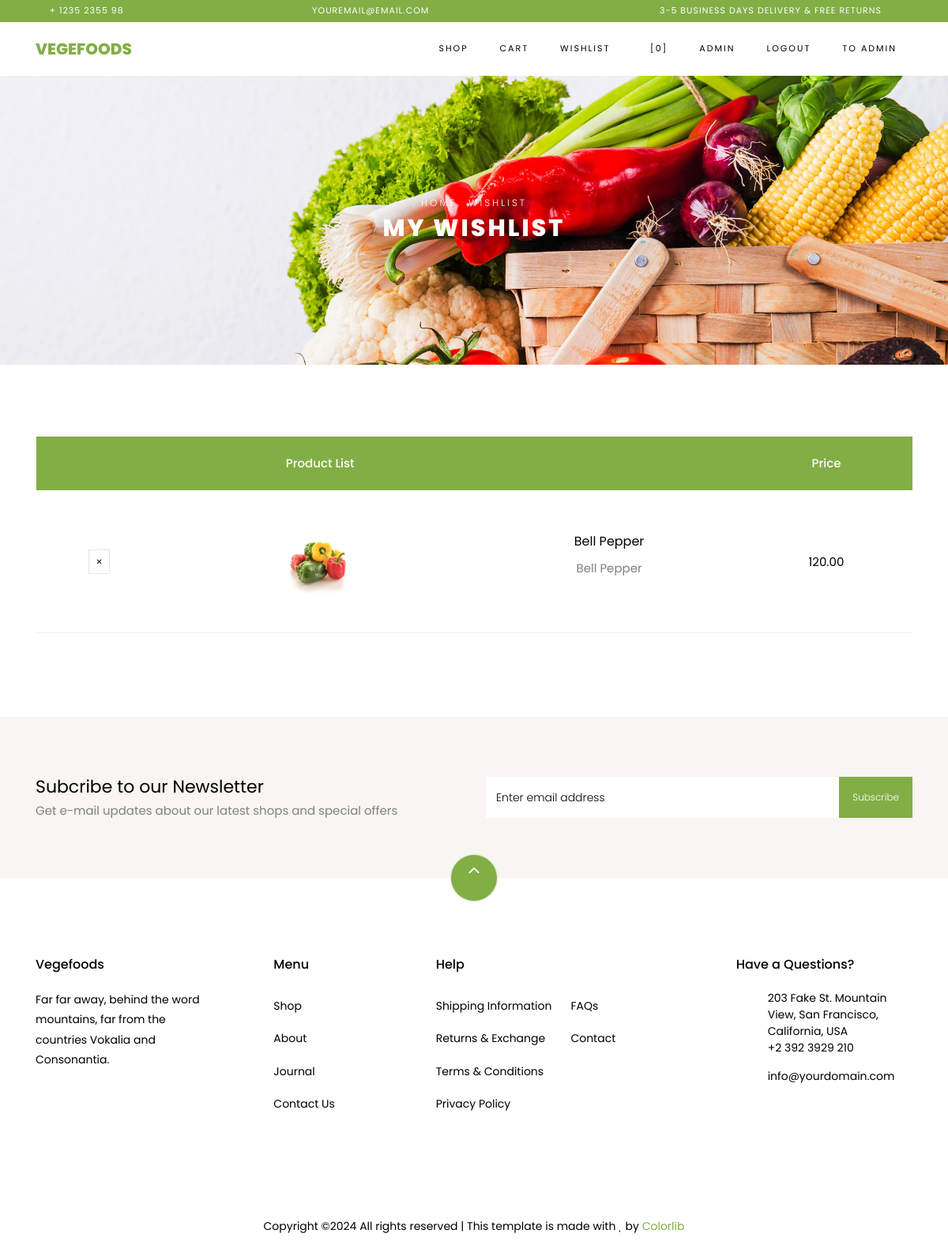
Screenshot of /wishlist/ (signed in) with the database file from the repository.
### store/models.py (models this page shows, shortened)
class Product(models.Model):
    name = models.CharField(max_length=255)
    description = models.TextField()
    price = models.DecimalField(max_digits=10, decimal_places=2)
    image = models.ImageField(upload_to='static/products/', null=True,
                              blank=True)
    category = models.ForeignKey(Category, on_delete=models.CASCADE)
    created_time = models.DateTimeField(auto_now_add=True)
    updated_time = models.DateTimeField(auto_now=True)

### store/views.py (the view)
# urls.py: path('wishlist/', WishlistView.as_view(), name='wishlist'),
class WishlistView(View):
    def get(self, request):
        if request.user.is_authenticated:
            products = (Product.objects.filter(id__in=Wish.objects.filter(owner=request.user).values("product")).
                        values('id', 'name', 'description', 'price', 'image'))
            return render(request, "store/wishlist.html", {"data": products})
        return redirect('login:login')

### store/templates/store/wishlist.html
{% extends 'store/base.html' %}
{% load static %}
{% block content %}
    <div class="hero-wrap hero-bread" style="background-image: url({% static 'store/images/bg_1.jpg' %});">
      <div class="container">
        <div class="row no-gutters slider-text align-items-center justify-content-center">
          <div class="col-md-9 ftco-animate text-center">
          	<p class="breadcrumbs"><span class="mr-2"><a href="index.html">Home</a></span> <span>Wishlist</span></p>
            <h1 class="mb-0 bread">My Wishlist</h1>
          </div>
        </div>
      </div>
    </div>
    <section class="ftco-section ftco-cart">
			<div class="container">
				<div class="row">
    			<div class="col-md-12 ftco-animate">
    				<div class="cart-list">
	    				<table class="table">
						    <thead class="thead-primary">
						      <tr class="text-center">
						        <th>&nbsp;</th>
						        <th>Product List</th>
						        <th>&nbsp;</th>
						        <th>Price</th>
						      </tr>
						    </thead>
						    <tbody>
                            {% for product in data %}
                                <tr class="text-center">
                                    <td class="product-remove"><a href="{% url 'store:deleteproduct' product.id %}"><span class="ion-ios-close"></span></a></td>
                                    <td class="image-prod"><a href="{% url 'store:product' product.id %}"><div class="img" style="background-image:url(/{{ product.image }});"></div></a></td>
                                    <td class="product-name">
                                        <h3>{{ product.name }}</h3>
                                        <p>{{ product.description }}</p>
                                    </td>
                                    <td class="price">{{ product.price }}</td>
                                  </tr>
                            {% endfor %}
						    </tbody>
						  </table>
					  </div>
    			</div>
    		</div>
			</div>
		</section>
		<section class="ftco-section ftco-no-pt ftco-no-pb py-5 bg-light">
      <div class="container py-4">
        <div class="row d-flex justify-content-center py-5">
          <div class="col-md-6">
          	<h2 style="font-size: 22px;" class="mb-0">Subcribe to our Newsletter</h2>
          	<span>Get e-mail updates about our latest shops and special offers</span>
          </div>
          <div class="col-md-6 d-flex align-items-center">
            <form action="#" class="subscribe-form">
              <div class="form-group d-flex">
                <input type="text" class="form-control" placeholder="Enter email address">
                <input type="submit" value="Subscribe" class="submit px-3">
              </div>
            </form>
          </div>
        </div>
      </div>
    </section>
{% endblock %}

### store/templates/store/base.html (shortened to what this page needs)
{% load static %}
<!DOCTYPE html>
<html lang="en">
{% block header %}
  <head>
    <link rel="stylesheet" href="{% static 'store/css/open-iconic-bootstrap.min.css'%}">
    <link rel="stylesheet" href="{% static 'store/css/animate.css'%}">
    <link rel="stylesheet" href="{% static 'store/css/owl.carousel.min.css'%}">
    <link rel="stylesheet" href="{% static 'store/css/owl.theme.default.min.css'%}">
    <link rel="stylesheet" href="{% static 'store/css/magnific-popup.css'%}">
    <link rel="stylesheet" href="{% static 'store/css/aos.css'%}">
    <link rel="stylesheet" href="{% static 'store/css/ionicons.min.css'%}">
    <link rel="stylesheet" href="{% static 'store/css/bootstrap-datepicker.css'%}">
    <link rel="stylesheet" href="{% static 'store/css/jquery.timepicker.css'%}">
    <link rel="stylesheet" href="{% static 'store/css/flaticon.css'%}">
    <link rel="stylesheet" href="{% static 'store/css/icomoon.css'%}">
    <link rel="stylesheet" href="{% static 'store/css/style.css'%}">
  </head>
  <body class="goto-here">
		<div class="py-1 bg-primary">
    	<div class="container">
    		<div class="row no-gutters d-flex align-items-start align-items-center px-md-0">
	    		<div class="col-lg-12 d-block">
		    		<div class="row d-flex">
		    			<div class="col-md pr-4 d-flex topper align-items-center">
					    	<div class="icon mr-2 d-flex justify-content-center align-items-center"><span class="icon-phone2"></span></div>
						    <span class="text">+ 1235 2355 98</span>
					    </div>
					    <div class="col-md pr-4 d-flex topper align-items-center">
					    	<div class="icon mr-2 d-flex justify-content-center align-items-center"><span class="icon-paper-plane"></span></div>
						    <span class="text">youremail@email.com</span>
					    </div>
					    <div class="col-md-5 pr-4 d-flex topper align-items-center text-lg-right">
						    <span class="text">3-5 Business days delivery &amp; Free Returns</span>
					    </div>
				    </div>
			    </div>
		    </div>
		  </div>
    </div>
    <nav class="navbar navbar-expand-lg navbar-dark ftco_navbar bg-dark ftco-navbar-light" id="ftco-navbar">
	    <div class="container">
	      <a class="navbar-brand" href="#">Vegefoods</a>
	      <div class="collapse navbar-collapse" id="ftco-nav">
	        <ul class="navbar-nav ml-auto">
              	<li class="nav-item"><a class="nav-link" href="{% url 'store:shop' %}">Shop</a></li>
                <li class="nav-item"><a class="nav-link" href="{% url 'store:cart' %}">Cart</a></li>
                <li class="nav-item"><a class="nav-link" href="{% url 'store:wishlist' %}">Wishlist</a></li>
	          <li class="nav-item cta cta-colored"><a href="{% url 'store:cart' %}" class="nav-link"><span class="icon-shopping_cart"></span>[0]</a></li>
                {% if request.user.is_authenticated %}
                <li class="nav-item"><a class="nav-link">{{request.user.username}}</a></li>
                <li class="nav-item"><a class="nav-link" href="{% url 'login:logout' %}">Logout</a></li>
                    {% if  request.user.is_staff %}
                    <li class="nav-item"><a class="nav-link" href="/admin/">To Admin</a></li>
                    {% endif %}
                {% else %}
                <li class="nav-item"><a class="nav-link" href="{% url 'login:login' %}">Login</a></li>
                {% endif %}
	        </ul>
	      </div>
	    </div>
	  </nav>
  {% endblock %}
{% block content %}
{% endblock %}
{% block footer %}
    <footer class="ftco-footer ftco-section">
      <div class="container">
      	<div class="row">
      		<div class="mouse">
						<a href="#" class="mouse-icon">
							<div class="mouse-wheel"><span class="ion-ios-arrow-up"></span></div>
						</a>
					</div>
      	</div>
        <div class="row mb-5">
          <div class="col-md">
            <div class="ftco-footer-widget mb-4">
              <h2 class="ftco-heading-2">Vegefoods</h2>
              <p>Far far away, behind the word mountains, far from the countries Vokalia and Consonantia.</p>
              <ul class="ftco-footer-social list-unstyled float-md-left float-lft mt-5">
              </ul>
            </div>
          </div>
          <div class="col-md">
            <div class="ftco-footer-widget mb-4 ml-md-5">
              <h2 class="ftco-heading-2">Menu</h2>
              <ul class="list-unstyled">
                <li><a href="#" class="py-2 d-block">Shop</a></li>
                <li><a href="#" class="py-2 d-block">About</a></li>
                <li><a href="#" class="py-2 d-block">Journal</a></li>
                <li><a href="#" class="py-2 d-block">Contact Us</a></li>
              </ul>
            </div>
          </div>
          <div class="col-md-4">
             <div class="ftco-footer-widget mb-4">
              <h2 class="ftco-heading-2">Help</h2>
              <div class="d-flex">
	              <ul class="list-unstyled mr-l-5 pr-l-3 mr-4">
	                <li><a href="#" class="py-2 d-block">Shipping Information</a></li>
	                <li><a href="#" class="py-2 d-block">Returns &amp; Exchange</a></li>
	                <li><a href="#" class="py-2 d-block">Terms &amp; Conditions</a></li>
	                <li><a href="#" class="py-2 d-block">Privacy Policy</a></li>
	              </ul>
	              <ul class="list-unstyled">
	                <li><a href="#" class="py-2 d-block">FAQs</a></li>
	                <li><a href="#" class="py-2 d-block">Contact</a></li>
	              </ul>
	            </div>
            </div>
          </div>
          <div class="col-md">
            <div class="ftco-footer-widget mb-4">
            	<h2 class="ftco-heading-2">Have a Questions?</h2>
            	<div class="block-23 mb-3">
	              <ul>
	                <li><span class="icon icon-map-marker"></span><span class="text">203 Fake St. Mountain View, San Francisco, California, USA</span></li>
	                <li><a href="#"><span class="icon icon-phone"></span><span class="text">+2 392 3929 210</span></a></li>
	                <li><a href="#"><span class="icon icon-envelope"></span><span class="text">info@yourdomain.com</span></a></li>
	              </ul>
	            </div>
            </div>
          </div>
        </div>
        <div class="row">
          <div class="col-md-12 text-center">
            <p>
						  Copyright &copy;<script>document.write(new Date().getFullYear());</script> All rights reserved | This template is made with <i class="icon-heart color-danger" aria-hidden="true"></i> by <a href="https://colorlib.com" target="_blank">Colorlib</a>
						</p>
          </div>
        </div>
      </div>
    </footer>
{% endblock %}
  </body>
</html>

### store/static/store/css/icomoon.css (style rules this page uses)
[class^="icon-"], [class*=" icon-"] { font-family: 'icomoon' !important; speak: none; font-style: normal; font-weight: normal; font-variant: normal; text-transform: none; line-height: 1; -webkit-font-smoothing: antialiased; -moz-osx-font-smoothing: grayscale; }
.icon-heart:before { content: "\f004"; }
.icon-map-marker:before { content: "\f041"; }
.icon-phone:before { content: "\f095"; }
.icon-envelope:before { content: "\f0e0"; }
.icon-paper-plane:before { content: "\f1d8"; }
.icon-phone2:before { content: "\e0cd"; }
.icon-shopping_cart:before { content: "\e8cc"; }

### rows the page displays
Product: image (picture), name "Bell Pepper", description "Bell Pepper", price "120.00"

### other values shown
{{ request.user.username }} "ADMIN"
